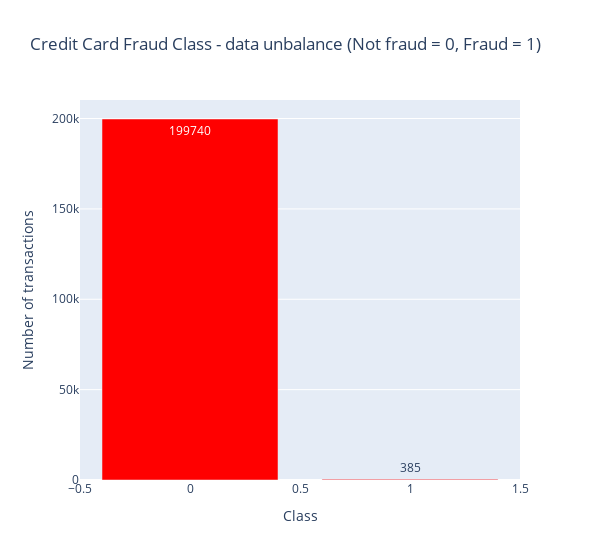

The notebook cell saved with this chart:
### Code cell
temp = data_df["Class"].value_counts()
df = pd.DataFrame({'Class': temp.index,'values': temp.values})

trace = go.Bar(
    x = df['Class'],y = df['values'],
    name="Credit Card Fraud Class - data unbalance (Not fraud = 0, Fraud = 1)",
    marker=dict(color="Red"),
    text=df['values']
)
data = [trace]
layout = dict(title = 'Credit Card Fraud Class - data unbalance (Not fraud = 0, Fraud = 1)',
          xaxis = dict(title = 'Class', showticklabels=True),
          yaxis = dict(title = 'Number of transactions'),
          hovermode = 'closest',width=600
         )
fig = dict(data=data, layout=layout)
iplot(fig, filename='class')

### Figure 1 — Plotly figure (JSON) as saved in the notebook; plotly's stock layout.template omitted (floating-point values rounded to 4 significant figures)
{"data": [{"marker": {"color": "Red"}, "name": "Credit Card Fraud Class - data unbalance (Not fraud = 0, Fraud = 1)", "text": [199740, 385], "x": [0, 1], "y": [199740, 385], "type": "bar"}], "layout": {"hovermode": "closest", "title": {"text": "Credit Card Fraud Class - data unbalance (Not fraud = 0, Fraud = 1)"}, "width": 600, "xaxis": {"showticklabels": true, "title": {"text": "Class"}}, "yaxis": {"title": {"text": "Number of transactions"}}}}
